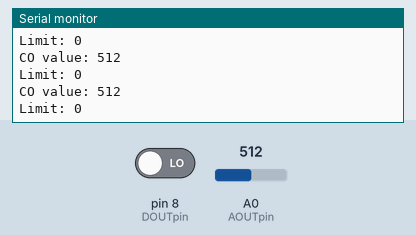
Simulated run of this sketch. Board: Arduino Uno, built with avr-gcc and run on an emulated ATmega328P. Parts: the last lines printed to the serial monitor. The inputs (shaded band) are chosen by the test bench; at power-on: A0 (AOUTpin) = 512, pin 8 (DOUTpin) LOW.

Above: at 1.2 s.
1.3 s: A0 (AOUTpin) set to 716
At 1.39 s:
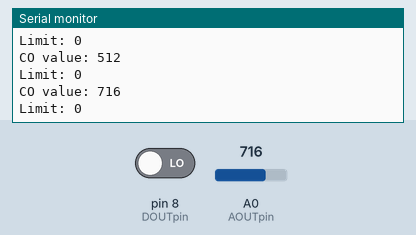
2.8 s: pin 8 (DOUTpin) driven HIGH
At 2.9 s:
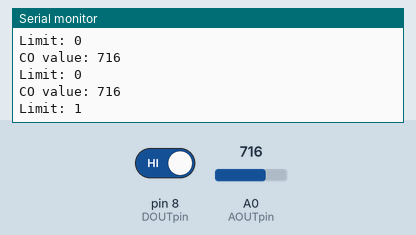
4.3 s: A0 (AOUTpin) set to 900
At 4.3 s:
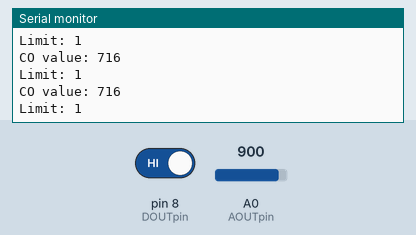
Timing chart, 0 to 7.3 s (numbered marks = the images above; inputs shaded):
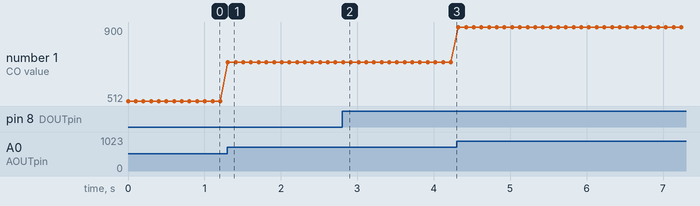

The sketch:

MQ7.ino
```cpp
const int AOUTpin=0;//the AOUT pin of the CO sensor goes into analog pin A0 of the arduino
const int DOUTpin=8;//the DOUT pin of the CO sensor goes into digital pin D8 of the arduino

int limit;
int value;

void setup() {
  Serial.begin(9600);//sets the baud rate
  pinMode(DOUTpin, INPUT);//sets the pin as an input to the arduino
}

void loop()
{
  value= analogRead(AOUTpin);//reads the analaog value from the CO sensor's AOUT pin
  limit= digitalRead(DOUTpin);//reads the digital value from the CO sensor's DOUT pin
  Serial.print("CO value: ");
  Serial.println(value);//prints the CO value
  Serial.print("Limit: ");
  Serial.println(limit);//prints the limit reached as either LOW or HIGH (above or underneath)
  delay(100);

}
```

Measured:
- after the input at 1.3 s, the serial monitor: prints a new line at once (image 1)
- after the input at 2.8 s, the serial monitor: prints a new line at once (image 2)
- plotted number 1: 512 → 716 after the input at 1.3 s, 716 → 900 after the input at 4.3 s
